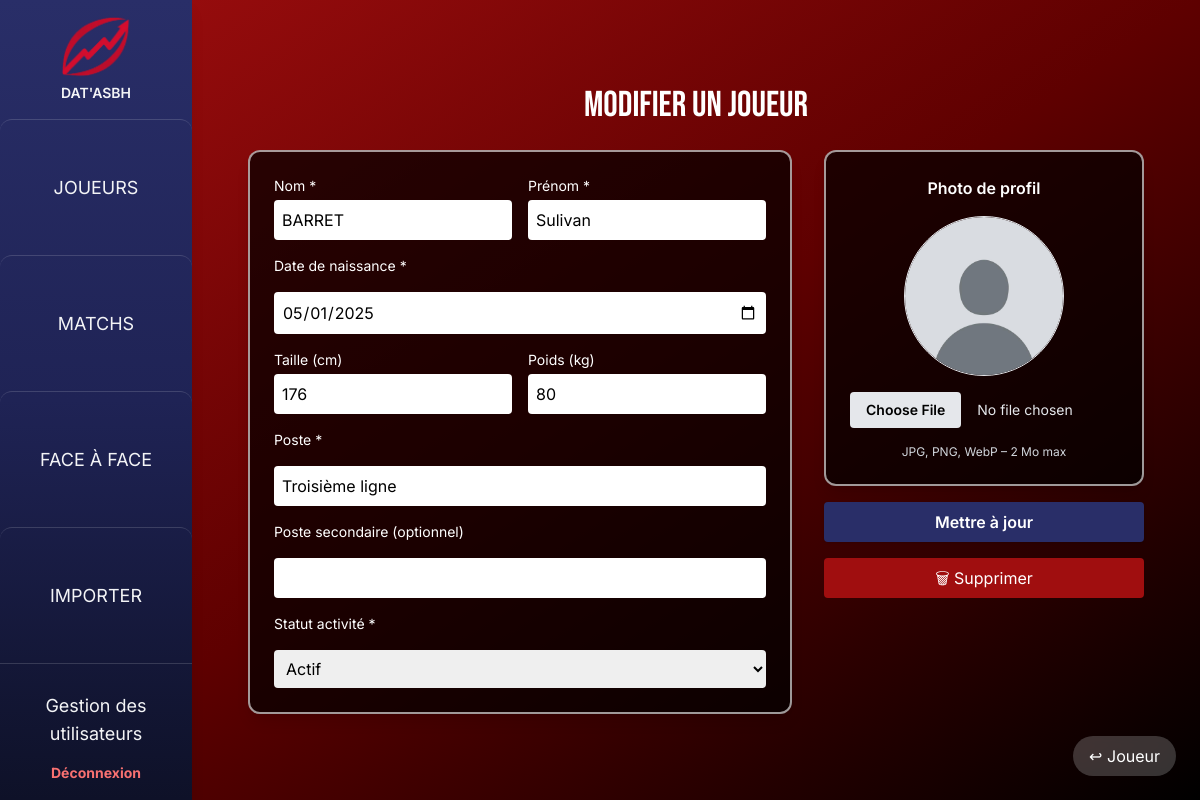
Page /modifier_joueur.php?id=3 (signed in) on the committed database.
### tables this page shows
CREATE TABLE `joueur` (
  `id_joueur` int(11) NOT NULL,
  `nom_joueur` varchar(100) DEFAULT NULL,
  `prenom_joueur` varchar(100) DEFAULT NULL,
  `date_naissance` date DEFAULT NULL,
  `poste` varchar(100) DEFAULT NULL,
  `poste_secondaire` varchar(100) NOT NULL,
  `photo_path` varchar(120) NOT NULL,
  `taille_cm` int(11) NOT NULL,
  `poids_kg` int(11) NOT NULL,
  `activite` enum('actif','inactif') NOT NULL DEFAULT 'actif'
);

### modifier_joueur.php (the view, shortened to what this page needs)
<?php
$pdo = getBD();
$pdo->setAttribute(PDO::ATTR_ERRMODE, PDO::ERRMODE_EXCEPTION);
$id = intval($_GET['id'] ?? 0);
$stmt = $pdo->prepare("SELECT * FROM joueur WHERE id_joueur = ?");
$stmt->execute([$id]);
$joueur = $stmt->fetch(PDO::FETCH_ASSOC);
$poste        = $joueur['poste'] ?? '';
$posteSecond  = $joueur['poste_secondaire'] ?? '';
$activite     = $joueur['activite'] ?? 'actif';
?>
<!doctype html>
<html lang="fr">
<head>
  <script src="https://cdn.tailwindcss.com"></script>
</head>
<body class="bg-gradient-to-br from-[#A00E0F] via-[#5e0000] to-black text-white font-sans min-h-screen">
  <?php include 'sidebar.php'; ?>
  <main class="ml-0 md:ml-48 flex flex-col items-center justify-center p-6 min-h-screen">
    <h1 class="font-title text-3xl md:text-4xl uppercase mb-6">Modifier un joueur</h1>
    <form method="post" enctype="multipart/form-data" class="max-w-4xl w-full flex flex-col md:flex-row gap-8">
      <section class="md:flex-1 bg-black/70 border-2 border-white/60 rounded-xl p-6 shadow-lg space-y-4">
        <div class="flex gap-4">
          <div class="flex-1">
            <label class="block text-sm mb-1" for="nom">Nom *</label>
            <input
              id="nom" name="nom" type="text" required
              value="<?= htmlspecialchars($joueur['nom_joueur']) ?>"
              class="w-full p-2 rounded text-black"
            >
          </div>
          <div class="flex-1">
            <label class="block text-sm mb-1" for="prenom">Prénom *</label>
            <input
              id="prenom" name="prenom" type="text" required
              value="<?= htmlspecialchars($joueur['prenom_joueur']) ?>"
              class="w-full p-2 rounded text-black"
            >
          </div>
        </div>
        <label class="block text-sm mb-1" for="date_naissance">Date de naissance *</label>
        <input
          id="date_naissance" name="date_naissance" type="date" required
          value="<?= htmlspecialchars($joueur['date_naissance']) ?>"
          class="w-full p-2 rounded text-black"
        >
        <div class="flex gap-4">
          <div class="flex-1">
            <label class="block text-sm mb-1" for="taille_cm">Taille (cm)</label>
            <input
              id="taille_cm" name="taille_cm" type="number" min="100" max="250"
              value="<?= htmlspecialchars($joueur['taille_cm']) ?>"
              class="w-full p-2 rounded text-black"
            >
          </div>
          <div class="flex-1">
            <label class="block text-sm mb-1" for="poids_kg">Poids (kg)</label>
            <input
              id="poids_kg" name="poids_kg" type="number" min="30" max="250"
              value="<?= htmlspecialchars($joueur['poids_kg']) ?>"
              class="w-full p-2 rounded text-black"
            >
          </div>
        </div>
        <label class="block text-sm mb-1" for="poste">Poste *</label>
        <input
          id="poste" name="poste" type="text" required
          value="<?= htmlspecialchars($poste) ?>"
          class="w-full p-2 rounded text-black"
        >
        <label class="block text-sm mb-1" for="poste_secondaire">Poste secondaire (optionnel)</label>
        <input
          id="poste_secondaire" name="poste_secondaire" type="text"
          value="<?= htmlspecialchars($posteSecond) ?>"
          class="w-full p-2 rounded text-black"
        >
        <label class="block text-sm mb-1" for="activite">Statut activité *</label>
        <select id="activite" name="activite" required class="w-full p-2 rounded text-black">
          <option value="actif"    <?= $activite === 'actif'    ? 'selected' : '' ?>>Actif</option>
        </select>
      </section>
      <aside class="md:w-80 flex flex-col items-stretch gap-4">
        <div class="bg-black/70 border-2 border-white/60 rounded-xl p-6 text-center shadow-lg space-y-4">
          <h2 class="font-semibold">Photo de profil</h2>
          <img
            id="preview"
            src="<?= htmlspecialchars($joueur['photo_path'] ?? 'images/default_avatar.jpg') ?>"
            alt="Aperçu"
            class="w-40 h-40 mx-auto object-cover rounded-full border"
          >
          <input
            type="file" name="photo" id="photo" accept=".jpg,.jpeg,.png,.webp"
            class="block w-full text-sm text-gray-200 file:mr-4 file:py-2 file:px-4
                   file:rounded file:border-0 file:bg-gray-200
                   file:text-black file:font-semibold hover:file:bg-gray-300"
          >
          <p class="text-xs text-gray-300">JPG, PNG, WebP – 2 Mo max</p>
        </div>
        <button type="submit"
                class="bg-primary hover:bg-primaryDark text-white font-semibold py-2 rounded shadow">
          Mettre à jour
        </button>
<button type="submit"
        form="deleteForm"
        onclick="return confirmDelete('<?= htmlspecialchars($joueur['prenom_joueur'].' '.$joueur['nom_joueur']) ?>');"
        class="w-full bg-danger hover:bg-red-700 px-4 py-2 rounded">
  🗑 Supprimer
</button>
          <a href="joueur.php?id=<?= $id ?>" class="fixed bottom-6 right-6 bg-white/20 hover:bg-primary px-4 py-2 rounded-full backdrop-blur-sm">↩ Joueur</a>
      </aside>
    </form>
  </main>
</body>
</html>

### rows in the picture
joueur: nom "BARRET", prenom "Sulivan", date_naissance "05/01/2025", taille_cm "176", poids_kg "80", poste "Troisième ligne", activite "Actif", photo_path (placeholder picture)
